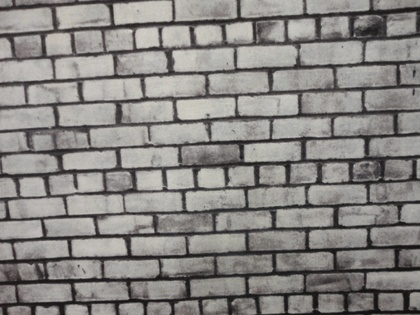
%> input picture Matlab/original.jpg, 420 x 315 px, shrunk from 640 x 480 before the run
$ octave teste3.m   (GNU Octave 9; MATLAB toolbox functions it lacks are replaced by stand-ins)
%> lines starting %> are read from the running program, lines starting %| are printed output that depends on the picture
### Matlab/Algoritmos/lbp.m
%FONTE: http://www.cse.oulu.fi/wsgi/CMV/Downloads/LBPMatlab?action=AttachFile&do=view&target=lbp.m

%LBP returns the local binary pattern image or LBP histogram of an image.
%  J = LBP(I,R,N,MAPPING,MODE) returns either a local binary pattern
%  coded image or the local binary pattern histogram of an intensity
%  image I. The LBP codes are computed using N sampling points on a
%  circle of radius R and using mapping table defined by MAPPING.
%  See the getmapping function for different mappings and use 0 for
%  no mapping. Possible values for MODE are
%       'h' or 'hist'  to get a histogram of LBP codes
%       'nh'           to get a normalized histogram
%  Otherwise an LBP code image is returned.
%
%  J = LBP(I) returns the original (basic) LBP histogram of image I
%
%  J = LBP(I,SP,MAPPING,MODE) computes the LBP codes using n sampling
%  points defined in (n * 2) matrix SP. The sampling points should be
%  defined around the origin (coordinates (0,0)).
%
%  Examples
%  --------
%       I=imread('rice.png');
%       mapping=getmapping(8,'u2');
%       H1=LBP(I,1,8,mapping,'h'); %LBP histogram in (8,1) neighborhood
%                                  %using uniform patterns
%       subplot(2,1,1),stem(H1);
%
%       H2=LBP(I);
%       subplot(2,1,2),stem(H2);
%
%       SP=[-1 -1; -1 0; -1 1; 0 -1; -0 1; 1 -1; 1 0; 1 1];
%       I2=LBP(I,SP,0,'i'); %LBP code image using sampling points in SP
%                           %and no mapping. Now H2 is equal to histogram
%                           %of I2.

function result = lbp(varargin) % image,radius,neighbors,mapping,mode)
% Version 0.3.3
% Authors: Marko Heikkil?and Timo Ahonen

% Changelog
% Version 0.3.2: A bug fix to enable using mappings together with a
% predefined spoints array
% Version 0.3.1: Changed MAPPING input to be a struct containing the mapping
% table and the number of bins to make the function run faster with high number
% of sampling points. Lauge Sorensen is acknowledged for spotting this problem.


% Check number of input arguments.
error(nargchk(1,5,nargin));

image=varargin{1};
d_image=double(image);

if nargin==1
    spoints=[-1 -1; -1 0; -1 1; 0 -1; -0 1; 1 -1; 1 0; 1 1];
    neighbors=8;
    mapping=0;
    mode='h';
end

if (nargin == 2) && (length(varargin{2}) == 1)
    error('Input arguments');
end

if (nargin > 2) && (length(varargin{2}) == 1)
    radius=varargin{2};
    neighbors=varargin{3};

    spoints=zeros(neighbors,2);

    % Angle step.
    a = 2*pi/neighbors;

    for i = 1:neighbors
        spoints(i,1) = -radius*sin((i-1)*a);
        spoints(i,2) = radius*cos((i-1)*a);
    end

    if(nargin >= 4)
        mapping=varargin{4};
        if(isstruct(mapping) && mapping.samples ~= neighbors)
            error('Incompatible mapping');
        end
    else
        mapping=0;
    end

    if(nargin >= 5)
        mode=varargin{5};
    else
        mode='h';
    end
end

if (nargin > 1) && (length(varargin{2}) > 1)
    spoints=varargin{2};
    neighbors=size(spoints,1);

    if(nargin >= 3)
        mapping=varargin{3};
        if(isstruct(mapping) && mapping.samples ~= neighbors)
            error('Incompatible mapping');
        end
    else
        mapping=0;
    end

    if(nargin >= 4)
        mode=varargin{4};
    else
        mode='h';
    end
end

% Determine the dimensions of the input image.
[ysize xsize] = size(image);


miny=min(spoints(:,1));
maxy=max(spoints(:,1));
minx=min(spoints(:,2));
maxx=max(spoints(:,2));

% Block size, each LBP code is computed within a block of size bsizey*bsizex
bsizey=ceil(max(maxy,0))-floor(min(miny,0))+1;
bsizex=ceil(max(maxx,0))-floor(min(minx,0))+1;

% Coordinates of origin (0,0) in the block
origy=1-floor(min(miny,0));
origx=1-floor(min(minx,0));

% Minimum allowed size for the input image depends
% on the radius of the used LBP operator.
if(xsize < bsizex || ysize < bsizey)
  error('Too small input image. Should be at least (2*radius+1) x (2*radius+1)');
end

% Calculate dx and dy;
dx = xsize - bsizex;
dy = ysize - bsizey;

% Fill the center pixel matrix C.
C = image(origy:origy+dy,origx:origx+dx);
d_C = double(C);

bins = 2^neighbors;

% Initialize the result matrix with zeros.
result=zeros(dy+1,dx+1);

%Compute the LBP code image

for i = 1:neighbors
  y = spoints(i,1)+origy;
  x = spoints(i,2)+origx;
  % Calculate floors, ceils and rounds for the x and y.
  fy = floor(y); cy = ceil(y); ry = round(y);
  fx = floor(x); cx = ceil(x); rx = round(x);
  % Check if interpolation is needed.
  if (abs(x - rx) < 1e-6) && (abs(y - ry) < 1e-6)
    % Interpolation is not needed, use original datatypes
    N = image(ry:ry+dy,rx:rx+dx);
    D = N >= C;
  else
    % Interpolation needed, use double type images
    ty = y - fy;
    tx = x - fx;

    % Calculate the interpolation weights.
    w1 = roundn((1 - tx) * (1 - ty),-6);
    w2 = roundn(tx * (1 - ty),-6);
    w3 = roundn((1 - tx) * ty,-6) ;
    % w4 = roundn(tx * ty,-6) ;
    w4 = roundn(1 - w1 - w2 - w3, -6);

    % Compute interpolated pixel values
    N = w1*d_image(fy:fy+dy,fx:fx+dx) + w2*d_image(fy:fy+dy,cx:cx+dx) + ...
w3*d_image(cy:cy+dy,fx:fx+dx) + w4*d_image(cy:cy+dy,cx:cx+dx);
    N = roundn(N,-4);
    D = N >= d_C;
  end
  % Update the result matrix.
  v = 2^(i-1);
  result = result + v*D;
end

%Apply mapping if it is defined
if isstruct(mapping)
    bins = mapping.num;
    for i = 1:size(result,1)
        for j = 1:size(result,2)
            result(i,j) = mapping.table(result(i,j)+1);
        end
    end
end

if (strcmp(mode,'h') || strcmp(mode,'hist') || strcmp(mode,'nh'))
    % Return with LBP histogram if mode equals 'hist'.
    result=hist(result(:),0:(bins-1));
    if (strcmp(mode,'nh'))
        result=result/sum(result);
    end
else
    %Otherwise return a matrix of unsigned integers
    if ((bins-1)<=intmax('uint8'))
        result=uint8(result);
    elseif ((bins-1)<=intmax('uint16'))
        result=uint16(result);
    else
        result=uint32(result);
    end
end

end

% [18 lines left out: function roundn, not called in this run]

### Matlab/nlm_lbp_andre.m
function [ u ] = nlm_lbp_andre(v, d, s, h)

%% Tentativa de implementação de NLM-LBP com algortimo do André
% ------------------------------------------------------------------------
% Entrada
%   v   : imagem ruidosa
%   d   : distancia da janela de busca ( Si[d, d] )
%   s   : distancia do patch ( Li[l, l] )
%   h   : parametro de filtragem (para NLM)
% ------------------------------------------------------------------------


%% tamanho da imagem de entrada
[m, n] = size(v);
% imagem de saida
u = zeros([m n]);

%% NLM
h = h*h;
% matriz de soma dos pesos
w_nlm = zeros([m n]);
% matriz dos pesos maximos
z_nlm = zeros([m n]);
% matriz de patches
P_nlm = im2patch(v, s);

% função de distância
f_nlm = @(x1, x2) (x1 - x2).^2;

% replicar bordas das matrizes da imagem e de patch
v1_nlm = padarray(v, [d d], 'symmetric');
P1_nlm = padarray(P_nlm, [d d 0 0], 'symmetric');

%% LBP
% matriz de soma dos pesos
w_lbp = zeros([m n]);
% matriz dos pesos maximos
z_lbp = zeros([m n]);
% matris de suavização de regiões
% hSi como matriz
% matriz de patches
P_lbp = im2patch(v, s);

% replicar bordas das matrizes da imagem e de patch
P1_lbp = padarray(P_lbp, [d d 0 0], 'symmetric');

%%
% offset das bordas
x = (1:m) + d;	y = (1:n) + d;

% deslocamentos da janela de busca
image_nlm = @(dx,dy) v1_nlm(x+dx,y+dy);
patch_lnm = @(dx,dy) P1_nlm(x+dx,y+dy,:,:);

patch_lbp = @(dx, dy) P1_lbp(x+dx, y+dy, :, :);

start_tic = tic;

for dx = -d:d
for dy = -d:d

    %% LOOP PRINCIPAL
    loop_tic = tic;

	% pular o deslocamento dx,dy = (0,0) (não comparar o patch central com ele mesmo)
    if (dx ~= 0 || dy ~= 0)

        %% NLM

        % desloca as matrizes
        vxy_nlm = image_nlm(dx,dy);
        Pxy_nlm = patch_lnm(dx,dy);
        % calcula as distancias
        dxy_nlm = sum(sum( f_nlm(P_nlm,Pxy_nlm), 4), 3);
        % calcula os pesos
        wxy_nlm = exp( -dxy_nlm/h );
        % atualiza matriz com os pesos maximos
        z_nlm = max(z_nlm, wxy_nlm);
        % atualiza a matriz da soma dos pesos
        w_nlm = w_nlm + wxy_nlm;

        %% LBP

        % desloca as matrizes
        Pxy_lbp = patch_lbp(dx,dy);
        % calcula as distancias
        dxy_lbp = f_lbp( P_lbp, Pxy_lbp);
        % desvio padrão ( hSi )
        hSi = std( std( dxy_lbp) );
        % calcula os pesos
        wxy_lbp = exp( -dxy_lbp / hSi );
        % atualiza matriz com os pesos maximos
        z_lbp = max(z_lbp, wxy_lbp);
        % atualiza a matriz da soma dos pesos
        w_lbp = w_lbp + wxy_lbp;

        %% Resultado

        % atualiza a imagem de saida com o peso dos patches do deslocamento atual
        u = u + (wxy_nlm .* wxy_lbp ) .* vxy_nlm;

        t = toc(loop_tic);
        fprintf('pixel (%d, %d) of (%d, %d)  processed in %.03f\r\n', dx, dy, 2*d+1, 2*d+1, t);


    end

end
end

%% NLM

% atribui o peso maximo para o pixel central
u = u + v.*z_nlm;
% incrementa a matriz de soma dos pesos com os pesos do pixel central
w_nlm = w_nlm + z_nlm;
% normaliza os valores obtidos com a soma dos pesos
u = u./w_nlm;

%% LBP
% atribui o peso maximo para o pixel central
u = u + v.*z_lbp;
% incrementa a matriz de soma dos pesos com os pesos do pixel central
w_lbp = w_lbp + z_lbp;
% normaliza os valores obtidos com a soma dos pesos
u = u./w_lbp;

end_toc = toc(start_tic);
fprintf('Total time: %.03f\r\n', end_toc);

end

% [22 lines left out: function f_lbp, not called in this run]

### Matlab/NLM-Andre/im2patch.m
function [ F ] = im2patch(f, hw)
% im2patch: converte a imagem em uma matriz de patches
% Inputs
%   f	: imagem de entrada
%   hw	: meia largura do patch
% Outputs
%   F   : matriz de patches

% dimens鉶 de entrada
[m n] = size(f);
% largura do patch
w = 2*hw + 1;
% replicar bordas
ff = padarray(f, [hw hw], 'symmetric');
% matriz de patch
F = zeros(m, n, w, w);
patch = @(i,j) ff(i:i+w-1,j:j+w-1);

for i = 1:m
    for j = 1:n
        F(i,j,:,:) = patch(i,j);
    end
end
 y = F(1:5,1:5,:,:)
end

### Matlab/teste3.m
clear all
close all
clc

sigma = 25;
v = (sigma/(2.^8-1)).^2;

I = rgb2gray(imread('original.jpg'));
%> I: size 315x420 uint8; min 13, max 210, mean 134.2
In = imnoise(I, 'gaussian', 0, v);

I = double(I)/max(double(I(:)));
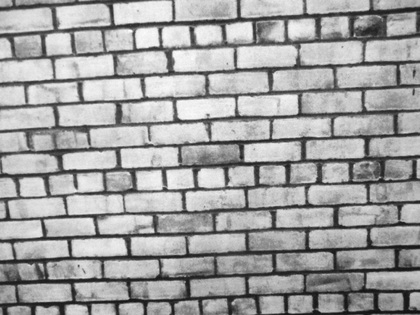
%> I: size 315x420 double; min 0.0619, max 1, mean 0.639
In = double(In)/max(double(In(:)));
%> In: size 315x420 double

SP=[-1 -1; -1 0; -1 1; 0 -1; -0 1; 1 -1; 1 0; 1 1];
I_lbp = lbp(In,SP,0,'i');
%> in lbp, `spoints=varargin{2};`: spoints = [-1 -1; -1 0; -1 1; 0 -1; 0 1; 1 -1; 1 0; 1 1]
%> in lbp, `mapping=varargin{3};`: mapping = 0
%> in lbp, `mode=varargin{4};`: mode = 'i'
%> in lbp, `miny=min(spoints(:,1));`: miny = -1
%> in lbp, `maxy=max(spoints(:,1));`: maxy = 1
%> in lbp, `minx=min(spoints(:,2));`: minx = -1
%> in lbp, `maxx=max(spoints(:,2));`: maxx = 1
%> in lbp, `bsizey=ceil(max(maxy,0))-floor(min(miny,0))+1;`: bsizey = 3
%> in lbp, `origy=1-floor(min(miny,0));`: origy = 2
%> in lbp, `dx = xsize - bsizex;`: dx = 417
%> in lbp, `dy = ysize - bsizey;`: dy = 312
%> in lbp, `C = image(origy:origy+dy,origx:origx+dx);`:
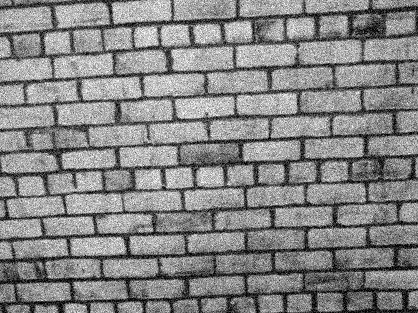
%> C: size 313x418 double; min 0, max 1, mean 0.527
%> in lbp, `result=zeros(dy+1,dx+1);`: result: size 313x418 double; every value is 0
%> the loop in lbp, `for i = 1:neighbors` made 8 passes
%> (y, x, fy, cy, ry, fx, cx, rx) on passes 1 to 8: (1, 1, 1, 1, 1, 1, 1, 1), (1, 2, 1, 1, 1, 2, 2, 2), (1, 3, 1, 1, 1, 3, 3, 3), (2, 1, 2, 2, 2, 1, 1, 1), (2, 3, 2, 2, 2, 3, 3, 3), (3, 1, 3, 3, 3, 1, 1, 1), (3, 2, 3, 3, 3, 2, 2, 2), (3, 3, 3, 3, 3, 3, 3, 3)
%> pass 1, in lbp, `D = N >= C;`:
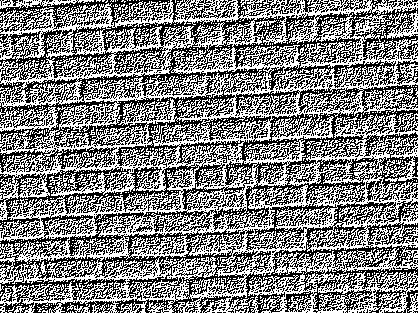
%> D: size 313x418 logical; 50.6% white; black in thin lines or dots
%> after the loop in lbp, `for i = 1:neighbors`:
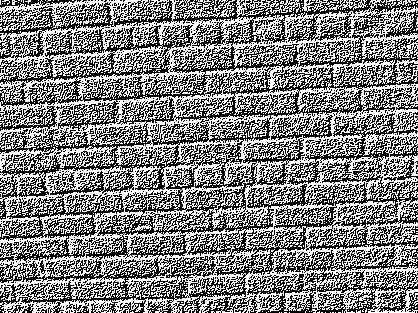
%> D: size 313x418 logical; 50.4% white; black in thin lines or dots
%> after the loop in lbp, `for i = 1:neighbors`:
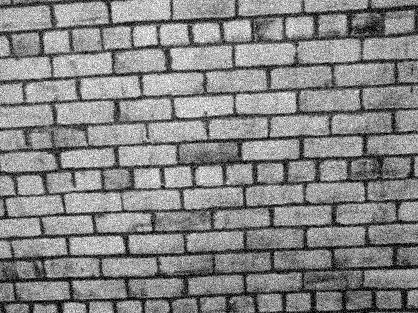
%> N: size 313x418 double; min 0, max 1, mean 0.526
%> after the loop in lbp, `for i = 1:neighbors`:
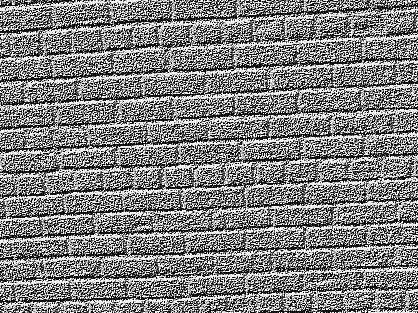
%> result: size 313x418 double; min 0, max 255, mean 128.6
I_lbp = double(I_lbp)/256;

d = 10;
s = 6.0;
h = v^0.5;
f = @(x1, x2) (x1 - x2).^2;

% 13/09 - RODAR ASSIM PARA VER O RESULTADO
NLM_ANDRE = nlm_lbp_andre( In, d, s, h);
%> in nlm_lbp_andre, `v1_nlm = padarray(v, [d d], 'symmetric');`:
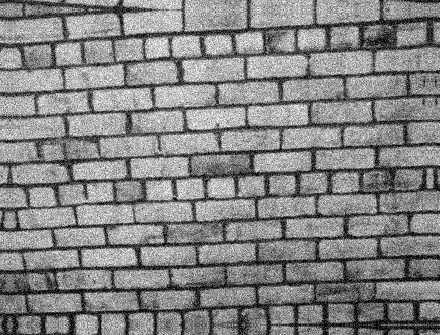
%> v1_nlm: size 335x440 double; min 0, max 1, mean 0.523
%> (the run ends here)
